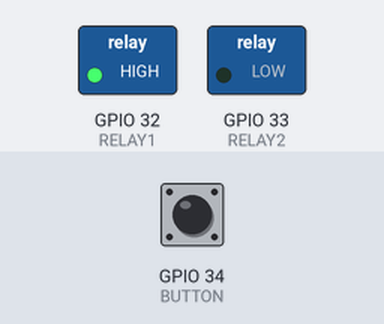
Bench run of a sketch on a simulated ESP32. Parts: switched loads named in the sketch (green lamp = pin HIGH). Dashed ring = blinking. Inputs (shaded band) come from the test bench; at power-on: GPIO 34 (BUTTON) HIGH.

Above: at 0.5 s.
Timing chart, 0 to 4.6 s (numbered marks = the images above):
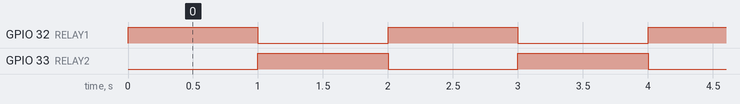

Measured:
- by itself, GPIO 32 (RELAY1), GPIO 33 (RELAY2): alternates HIGH for 1.0 s and LOW for 1.0 s

The sketch:

RELAY.ino
```cpp
//This demo will make the two relays of Olimex ESP32-EVB turn on and off alternatively,
//unless button BUT1 is held pressed which will force a pause. Releasing button BUT1 will
//resume relay switching on and off.

#define RELAY1 32
#define RELAY2 33
#define BUTTON 34

void setup()
{
pinMode (BUTTON, INPUT);
pinMode (RELAY1, OUTPUT);
pinMode (RELAY2, OUTPUT);
}

void loop()
{
while (!digitalRead (BUTTON));
digitalWrite (RELAY1, HIGH);
digitalWrite (RELAY2, LOW);
delay (1000);
digitalWrite (RELAY1, LOW);
digitalWrite (RELAY2, HIGH);
delay (1000);
}
```
